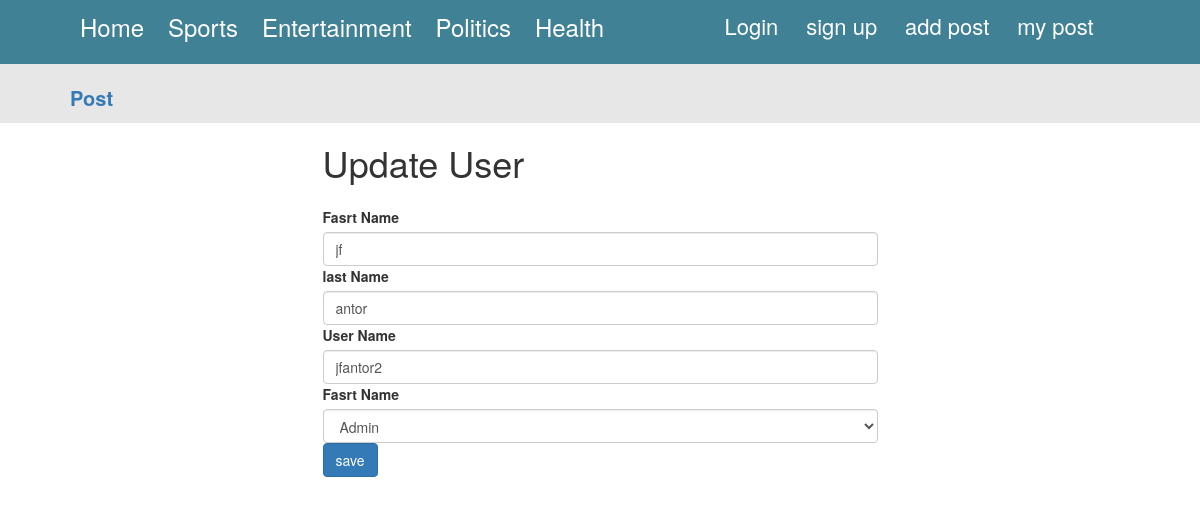
Screenshot of /admin/update_user.php?id=77 with the database file from the repository.
### tables this page shows
CREATE TABLE `user` (
  `user_id` int(10) UNSIGNED NOT NULL,
  `first_name` varchar(30) NOT NULL,
  `last_name` varchar(30) NOT NULL,
  `username` varchar(30) DEFAULT NULL,
  `password` varchar(40) DEFAULT NULL,
  `role` int(11) NOT NULL
);

### admin/update_user.php (the view, shortened to what this page needs)
<?php
include 'header.php';
include "conn.php";
$sqli=$conns->prepare("SELECT*FROM user where user_id= :a");
$sqli->bindparam(':a',$_GET["id"]);
$sqli->execute();
$result=$sqli->fetchall();
?>
<div class="container up-user">
    <div class="row">
        <div class="col-md-offset-3 col-md-6">
            <h1 class="user-heading">Update User</h1>
        </div>
        <div class="col-md-offset-3 col-md-6">
            <?php foreach($result as $row){ ?>
            <form action="update_user.php" class="user-input" method="post">
                        <div class="from-group">
                            <label>Fasrt Name</label>
                            <input type="text" name='fneme' class='form-control' value = '<?php echo $row["first_name"] ; ?>' >
                        </div>
                        <div class="from-group">
                            <label>last Name</label>
                            <input type="text" name='lneme' class='form-control' value= '<?php echo $row["last_name"];?>' required>
                        </div>
                        <div class="from-group">
                            <label>User Name</label>
                            <input type="text" name='uneme' class='form-control' value= '<?php echo $row["username"];?>' required>
                        </div>
                        <div class="from-group">
                            <label>Fasrt Name</label>
                            <select name="role"  class="form-control">
                            <?php
                              if($row['role'] == 1){
                                echo "<option value='0'>normal User</option>
                                      <option value='1' selected>Admin</option>";
                              }else{
                                echo "<option value='0' selected>normal User</option>
                                      <option value='1'>Admin</option>";
                              }
                            ?>
                            </select>
                        </div>
                        <input type="submit" name="save" class = "btn btn-primary" value="save">
            </form>
            <?php } ?>
        </div>
    </div>
</div>
<?php
include 'footer.php';
?>

### rows the page displays
user: fneme "jf", lneme "antor", uneme "jfantor2", role "Admin"
